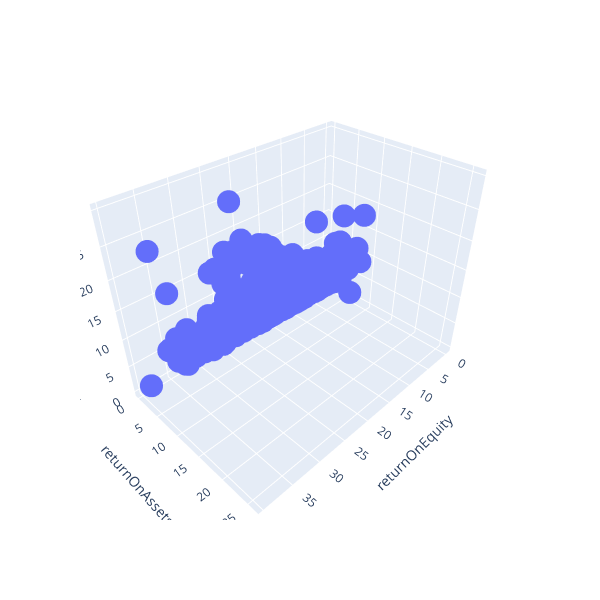

The code cell stored with this chart in its notebook:
### Code cell
#Plotting the data
import plotly.express as px
fig = px.scatter_3d(indicators_df , x = 'returnOnEquity', y = 'returnOnAssets', z = 'returnOnInvestment',width=600, height=600)
fig.show()

### Figure 1 — Plotly figure (JSON) as saved in the notebook; plotly's stock layout.template omitted (floating-point values rounded to 4 significant figures; data arrays with more than 128 entries replaced by an {"elided": "..."} marker saying what was removed)
{"data": [{"hovertemplate": "returnOnEquity=%{x}<br>returnOnAssets=%{y}<br>returnOnInvestment=%{z}<extra></extra>", "legendgroup": "", "marker": {"color": "#636efa", "symbol": "circle"}, "mode": "markers", "name": "", "scene": "scene", "showlegend": false, "type": "scatter3d", "x": {"elided": "1886 float values"}, "y": {"elided": "1886 float values"}, "z": {"elided": "1886 float values"}}], "layout": {"height": 600, "legend": {"tracegroupgap": 0}, "margin": {"t": 60}, "scene": {"aspectmode": "auto", "aspectratio": {"x": 1.261, "y": 0.832, "z": 0.9531}, "camera": {"center": {"x": 0, "y": 0, "z": 0}, "eye": {"x": 1.358, "y": 1.358, "z": 1.358}, "projection": {"type": "perspective"}, "up": {"x": 0, "y": 0, "z": 1}}, "domain": {"x": [0, 1], "y": [0, 1]}, "xaxis": {"title": {"text": "returnOnEquity"}, "type": "linear"}, "yaxis": {"title": {"text": "returnOnAssets"}, "type": "linear"}, "zaxis": {"title": {"text": "returnOnInvestment"}, "type": "linear"}}, "width": 600}}
